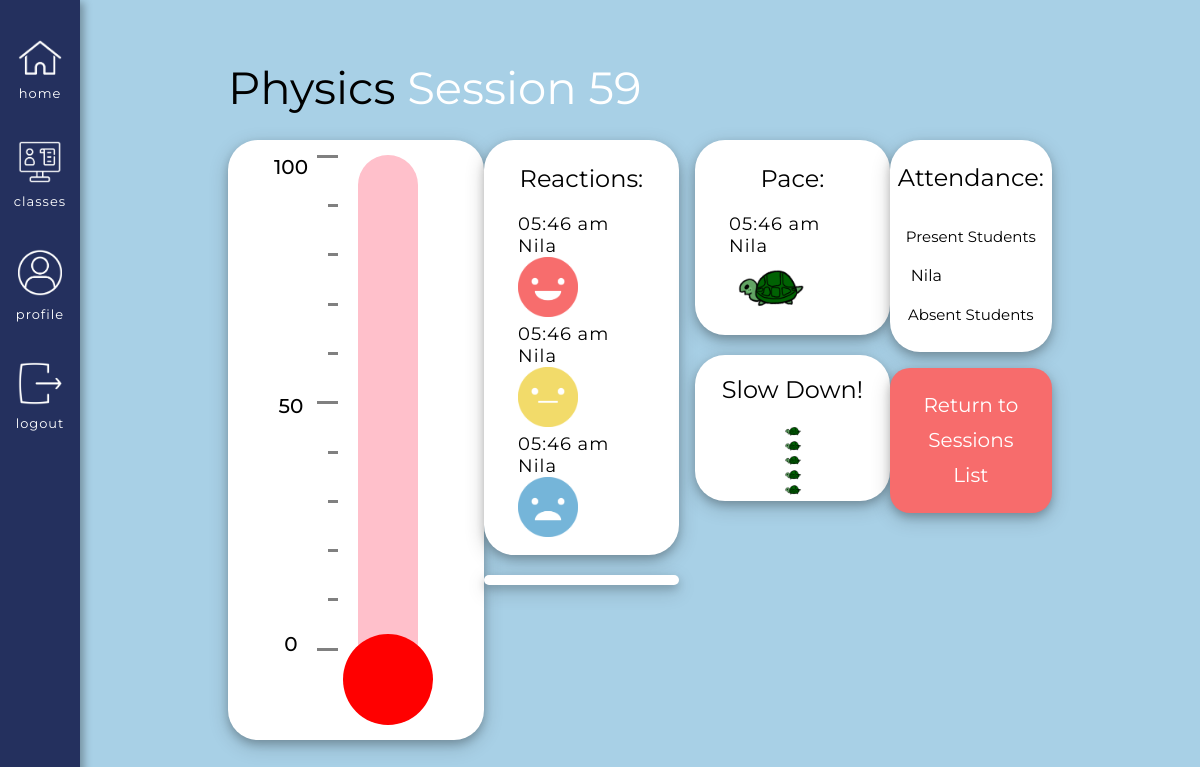
Before: /classes/course/4/previous_session_data/59 (signed in) with the older database file.
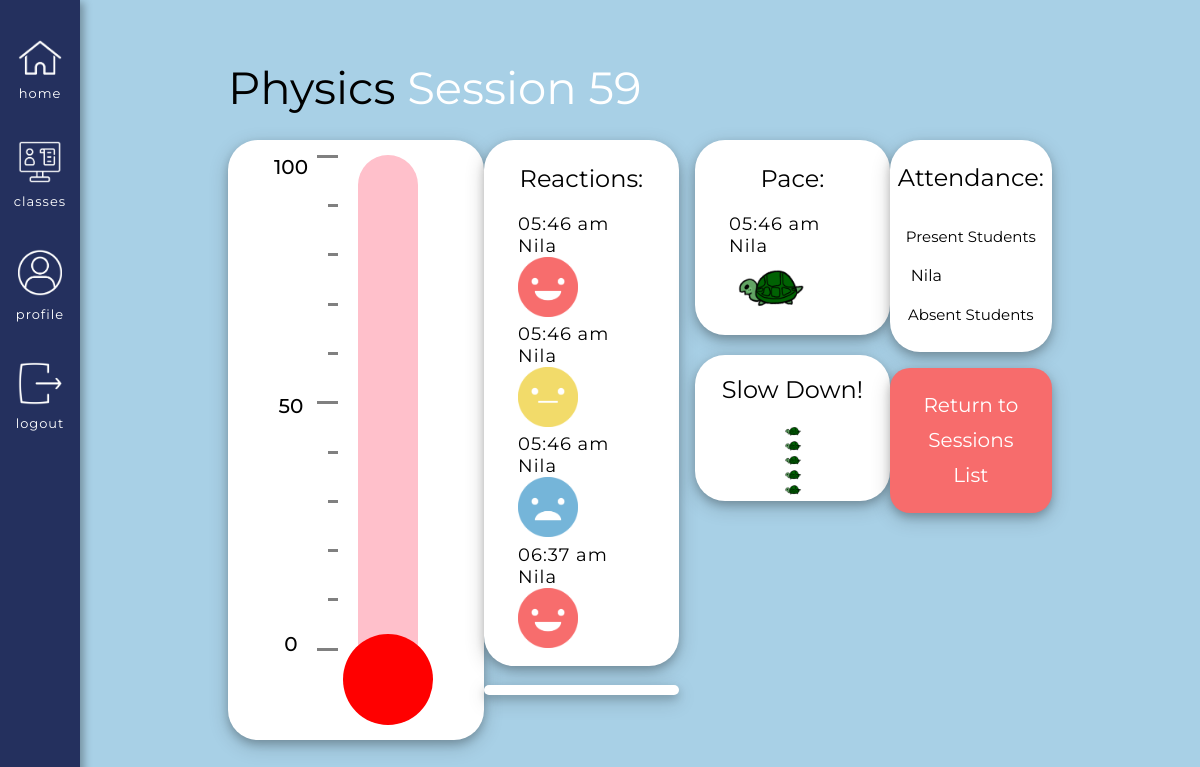
After: the same page with the newer database file.
### app/models.py (models this page shows, shortened)
class Courses(db.Model):
    id = db.Column(db.Integer, primary_key=True) # Always need ID
    course_name = db.Column(db.String(140), index=False, unique=False) # Not indexable or unique bc many people can have the same course
    code = db.Column(db.Integer, index=True, unique=True) # Indexable to link it back to the course name
    timestamp = db.Column(db.DateTime, index=True, default=datetime.utcnow) # Timestamp
    status = db.Column(db.Integer, index=False, unique=False, default=0) # 0 means the class is inactive, 1 is active
    teacher_id = db.Column(db.Integer, db.ForeignKey('user.id'))  # Taking the user ID from the user model, using backref of teacher will show you the actual teacher
    signups = db.relationship('Signups', backref='course_id', lazy='dynamic') # This will show all the student signups for this course
    reactions = db.relationship('Reactions', backref='course_actual', lazy='dynamic') # This will show all the reactions for this course
    session = db.relationship('Session', backref='session_course_id', lazy='dynamic') # This will show you all the sessions of the course

class Reactions(db.Model): # A base class for all models from Flask SQLAlchemy
    id = db.Column(db.Integer, primary_key=True) # every new database should have an ID so it knows how to organize the info passed in
    user_id = db.Column(db.Integer, db.ForeignKey('user.id')) # Taking the user ID from the user model, using the backref of reactor will show you the actual user
    reactions = db.Column(db.Integer, index=False, unique=False) # Creating a new column in the database for emotions. Not unique and not indexable
    reactions_course_id = db.Column(db.Integer, db.ForeignKey('courses.id')) # Using backref of course_actual will show you the actual course
    session_id = db.Column(db.Integer, db.ForeignKey('session.id')) # Using backref actual_session of will show you the actual session, e.g. <Session>
    timestamp = db.Column(db.DateTime, index=True, default=datetime.utcnow) # Timestamp

class User(UserMixin, db.Model):
    id = db.Column(db.Integer, primary_key=True)
    username = db.Column(db.String(64), index=True, unique=True) # adding columns to the database
    email = db.Column(db.String(120), index=True, unique=True)
    password_hash = db.Column(db.String(128))
    role = db.Column(db.Integer, index=False, unique=False) # 0 is Teacher, 1 is Student
    about_me = db.Column(db.String(140))
    last_seen = db.Column(db.DateTime, default=datetime.utcnow)
    posts = db.relationship('Post', backref='author', lazy='dynamic') # First part is calling it from the Post model, secret field is the backref (author)
    reactions = db.relationship('Reactions', backref='reactor', lazy='dynamic') # This will show all the reactions that this user has made
    teaches = db.relationship('Courses', backref='teacher', lazy='dynamic') # This will show all the courses that the user teaches
    signups = db.relationship('Signups', backref='student', lazy='dynamic') # This will show all of the signups of that user

### app/routes.py (the view)
@app.route('/classes/course/<course_id>/previous_session_data/<session_id>')
@login_required
def previous_session_data(course_id, session_id):
    session = Session.query.get(session_id)
    course = session.session_course_id # This gives you the actual course
    course_id = session.course_id # This will give you the course id
    signups = Signups.query.filter_by(course=course_id).all() # List of students that are in this specific course
    reactions_specific = Reactions.query.filter_by(session_id=session_id).all() # List of reactions that happened in this specific course, specific session
    speeds_specific = Reactions.query.filter_by(session_id=session_id).filter(Reactions.reactions>5).all() # Speeds filtered out by the course ID and by the reaction number
    present_set = set()
    absent_set = set()
    for r in reactions_specific:
        if (r.reactor.role == 1): # If the reactor is a student
            present_set.add(r.reactor.username) # Then add to the present list
    for signup in signups: # Going through the list of signups
        if (signup.student.username not in present_set and signup.student.role == 1):
            absent_set.add(signup.student.username)
    speed_filtered = Reactions.query.filter_by(session_id=session_id).filter(Reactions.reactions>5).all() # Speeds filtered out by the session ID and by the reaction number
    faster = 0
    slower = 0
    speed_number = 0
    calculated_number = 0
    for s in speed_filtered:
        if s.reactions == 6: # Faster request
            faster += 1
        else: # Slower request
            slower += 1
    total = slower + faster
    if total != 0:
        calculated_number = (faster/total) * 100
    if calculated_number >= 91:
        speed_number = 10
    elif calculated_number >= 81:
        speed_number = 9
    elif calculated_number >= 71:
        speed_number = 8
    elif calculated_number >= 61:
        speed_number = 7
    elif calculated_number >= 51:
        speed_number = 6
    elif calculated_number >= 41:
        speed_number = 0 # Nothing will be shown at this point
    elif calculated_number >= 31:
        speed_number = 1
    elif calculated_number >= 21:
        speed_number = 2
    elif calculated_number >= 11:
        speed_number = 3
    elif calculated_number >= 1: # Smaller the number is, the slower the class should be
        speed_number = 4
    else:
        speed_number = 5
        if total == 0: # No speeds have been selected yet
            speed_number = 0
    return render_template('previous_session_data.html', course=course,
                                        course_id=course_id,
                                        reactions_specific=reactions_specific,
                                        speeds_specific=speeds_specific,
                                        session=session,
                                        speed_number=speed_number,
                                        session_id=session_id,
                                        present_list=list(present_set),
                                        absent_list=list(absent_set),
                                        title=course.course_name + " Session " + session_id)

### app/templates/previous_session_data.html (shortened to what this page needs)
{% extends "base.html" %}
{% block head %}
    <link rel="stylesheet" href="{{ url_for('static', filename='css/student.css') }}">
    <link rel="stylesheet" href="{{ url_for('static', filename='css/previous_data.css') }}">
{% endblock %}
{% block content %}
<div class = "roomsBox">
    <div class = "titleHolder">
        <h1>{{ course.course_name }} <span class = "white">Session {{ session_id }}</span></h1>
    </div>
    <div class = "overallContainer">
        <div class = "overallThermoContainer">
            <div class = "numHolder">
                <div class = "numbers">
                    <div class = "num">
                        <p>100</p>
                    </div>
                    <div class = "num">
                        <p>50</p>
                    </div>
                    <div class = "num">
                        <p>0</p>
                    </div>
                </div>
            </div>
            <div class = "dashHolder">
                <div class = "dashes">
                    <div id = "long" class = "dash"></div>
                    <div class = "dash"></div>
                    <div class = "dash"></div>
                    <div class = "dash"></div>
                    <div class = "dash"></div>
                    <div id = "long" class = "dash"></div>
                    <div class = "dash"></div>
                    <div class = "dash"></div>
                    <div class = "dash"></div>
                    <div class = "dash"></div>
                    <div id = "long" class = "dash"></div>
                </div>
            </div>
            <div class = "tempVisual">
                <div class = "thermometer_shell">
                </div>
                <div class = "thermoCircle">
                </div>
            </div>
        </div>
        <div class = "reactionsHolder teacherVersion">
            {% if current_user.role == 0 %}
                <div class = "bigReactionBox">
                    <div class = "teacherReactionHolder">
                        <div class = "reactionResultsHolder">
                            <h2> Reactions: </h2>
                            <div id = "reactionResults">
                                <div class = "userReactionView">
                                {% for r in reactions_specific %}
                                    {% if r.reactions == 0 %}
                                        <div class = "speedText">
                                            <p>{{ moment(r.timestamp).format('hh:mm a') }}</p>
                                            <p>{{ r.reactor.username }}</p>
                                        </div>
                                        <div>
                                            <img class = 'makeSmaller' src='../../../../static/images/Happy.png'>
                                        </div>
                                    {% elif r.reactions == 1 %}
                                    <div class = "speedText">
                                        <p>{{ moment(r.timestamp).format('hh:mm a') }}</p>
                                        <p>{{ r.reactor.username }}</p>
                                    </div>
                                    <div>
                                        <img class = 'makeSmaller' src='../../../../static/images/Meh.png'>
                                    </div>
                                    {% else %}
                                    <div class = "speedText">
                                        <p>{{ moment(r.timestamp).format('hh:mm a') }}</p>
                                        <p>{{ r.reactor.username }}</p>
                                    </div>
                                    <div>
                                        <img class = 'makeSmaller' src='../../../../static/images/Sad.png'>
                                    </div>
                                    {% endif %}
                                {% endfor %}
                                </div>
                            </div>
                        </div>
                        <div class = "vibeHolder teacherVibe">
                            <div id = "room_vibe" class = "teacherVibeInside">
                            </div>
                        </div>
                    </div>
                    <div class = "speedHolder">
                        <div class = "paceBox">
                            <h2> Pace: </h2>
                            <div id = "speedResults">
                                <div class = "userReactionView">
                                    {% for s in speeds_specific %}
                                            {% if s.reactions == 6 %}
                                            <div class = "speedText">
                                                <p>{{ moment(s.timestamp).format('hh:mm a') }}</p>
                                                <p>{{ s.reactor.username }}</p>
                                            </div>
                                            <div>
                                                <img class = 'makeSmaller' src='../../../../static/images/Bunny.gif'>
                                            </div>
                                            {% else %}
                                                <div class = "speedText">
                                                    <p>{{ moment( s.timestamp).format('hh:mm a') }}</p>
                                                    <p>{{ s.reactor.username }}</p>
                                                </div>
                                                <div>
                                                    <img class = 'makeSmaller' src='../../../../static/images/Turtle.gif'>
                                                </div>
                                            {% endif %}
                                    {% endfor %}
                                </div>
                            </div>
                        </div>
                        <div id = "visualHolder" class = "teacherVisualHolder">
                            <div id = "paceTitle">
                                {% if speed_number > 5 %}
                                    <h2>Speed Up!</h2>
                                    <div class = "speedLine">
                                    {% for i in range(speed_number - 5) %}
                                        <div class = "visual_fast teacherSpeed">
                                            <img class = "turtle display" src = "{{ url_for('static', filename='images/Bunny.gif') }}">
                                        </div>
                                    {% endfor %}
                                    </div>
                                {% elif speed_number == 0 %}
                                    <h2>Good Pace!</h2>
                                    <img class = "makeSmaller" src = "{{ url_for('static', filename='images/GoodPace.gif') }}">
                                {% else %}
                                    <h2>Slow Down!</h2>
                                    {% for i in range(speed_number) %}
                                        <div class = "visual_fast teacherSpeed">
                                            <img class = "turtle display" src = "{{ url_for('static', filename='images/Turtle.gif') }}">
                                        </div>
                                    {% endfor %}
                                {% endif %}
                            </div>
                        </div>
                    </div>
                </div>
            {% endif %}
        </div>
        {% if current_user.role == 0 %}
        <div class = "attendanceBox">
            <div class = "attendanceSection">
                <h2>Attendance: </h2>
                <div id = "attendance">
                    <div id = "inside">
                        <h3>Present Students</h3>
                        <div id = "present">
                            {% for p in present_list %}
                                <p>{{ p }}</p>
                            {% endfor %}
                        </div>
                        <h3>Absent Students</h3>
                    </div>
                </div>
            </div>
            <div class = "endSection">
                <div class="endForm">
                    <a href ="/classes/course/{{ course_id }}/previous_session_list" class="endSessionButton">Return to Sessions List</a>
                </div>
            </div>
        </div>
        {% endif %}
    </div>
</div>
{% endblock %}

Changed rows visible on the page:
added Reactions: timestamp "06:37 am", reactor.username "Nila", reactions 0 (drawn), shown under "Reactions:"
